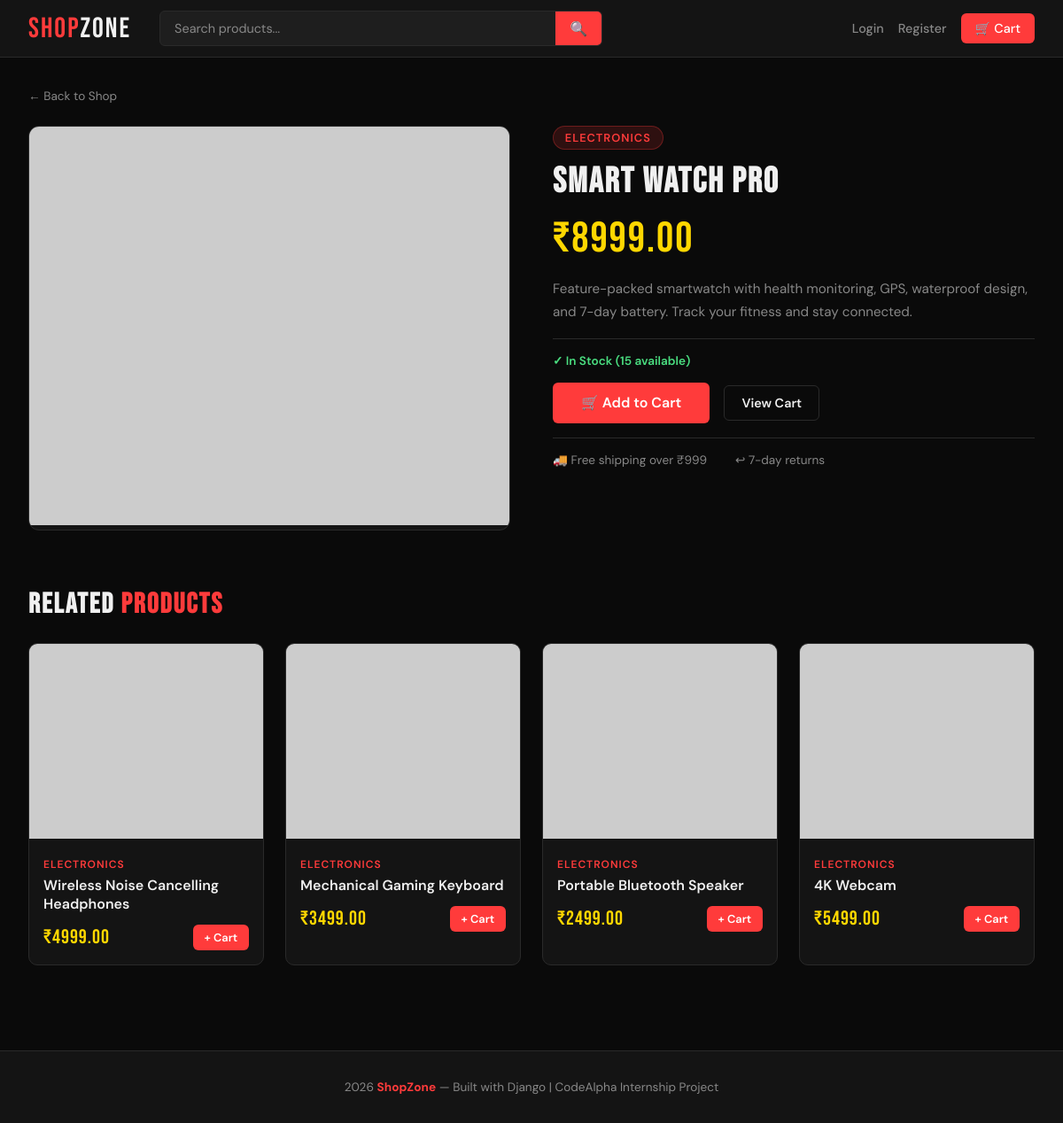
Screenshot of /product/2/ with the database file from the repository.
### store/models.py (models this page shows, shortened)
class Product(models.Model):
    name = models.CharField(max_length=200)
    category = models.ForeignKey(Category, on_delete=models.CASCADE, related_name='products')
    description = models.TextField()
    price = models.DecimalField(max_digits=10, decimal_places=2)
    image_url = models.URLField(max_length=500, blank=True, default='')
    stock = models.PositiveIntegerField(default=10)
    created_at = models.DateTimeField(auto_now_add=True)
    is_featured = models.BooleanField(default=False)

class Category(models.Model):
    name = models.CharField(max_length=100)
    slug = models.SlugField(unique=True)
    class Meta:
        verbose_name_plural = "Categories"

### store/views.py (the view)
# urls.py: path('product/<int:pk>/', views.product_detail, name='product_detail'),
def product_detail(request, pk):
    product = get_object_or_404(Product, pk=pk)
    related = Product.objects.filter(category=product.category).exclude(pk=pk)[:4]
    return render(request, 'store/product_detail.html', {
        'product': product,
        'related': related,
    })

### store/templates/store/product_detail.html (shortened to what this page needs)
{% extends 'store/base.html' %}
{% block content %}
<div style="margin-bottom:1.5rem;">
    <a href="/" style="color:var(--muted);text-decoration:none;font-size:0.85rem;">← Back to Shop</a>
</div>
<div class="product-detail">
    <div class="product-img-wrap">
        <img src="{{ product.image_url }}" alt="{{ product.name }}"
             onerror="this.src='https://via.placeholder.com/600x450/1E1E1E/FF3B3B?text={{ product.name|urlencode }}'">
    </div>
    <div class="product-info">
        <div>
            <span class="product-category-tag">{{ product.category.name }}</span>
        </div>
        <h1 class="product-title">{{ product.name }}</h1>
        <div class="product-price">₹{{ product.price }}</div>
        <p class="product-desc">{{ product.description }}</p>
        <div class="divider"></div>
        {% if product.stock > 0 %}
            {% if product.stock > 5 %}
                <div class="stock-badge in-stock">✓ In Stock ({{ product.stock }} available)</div>
            {% else %}
                <div class="stock-badge low-stock">⚠ Only {{ product.stock }} left!</div>
            {% endif %}
            <form method="POST" action="/cart/add/{{ product.pk }}/">
                <div style="display:flex;gap:1rem;align-items:center;flex-wrap:wrap;">
                    <button type="submit" class="btn btn-primary" style="font-size:1rem;padding:0.8rem 2rem;">
                        🛒 Add to Cart
                    </button>
                    <a href="/cart/" class="btn btn-outline">View Cart</a>
                </div>
            </form>
        {% else %}
            <div class="stock-badge out-of-stock">✕ Out of Stock</div>
        {% endif %}
        <div class="divider"></div>
        <div style="display:flex;gap:2rem;font-size:0.85rem;color:var(--muted);">
            <div>🚚 Free shipping over ₹999</div>
            <div>↩ 7-day returns</div>
        </div>
    </div>
</div>
{% if related %}
<div>
    <h2 class="section-heading">RELATED <span>PRODUCTS</span></h2>
    <div class="products-grid">
        {% for p in related %}
        <div class="product-card">
            <a href="/product/{{ p.pk }}/">
                <img src="{{ p.image_url }}" alt="{{ p.name }}"
                     onerror="this.src='https://via.placeholder.com/400x300/1E1E1E/FF3B3B?text={{ p.name|urlencode }}'">
            </a>
            <div class="product-card-body">
                <div class="product-card-category">{{ p.category.name }}</div>
                <a href="/product/{{ p.pk }}/" class="product-card-name">{{ p.name }}</a>
                <div class="product-card-footer">
                    <div class="product-card-price">₹{{ p.price }}</div>
                    <form method="POST" action="/cart/add/{{ p.pk }}/">
                        <button type="submit" class="btn btn-primary" style="padding:0.4rem 0.8rem;font-size:0.8rem;">+ Cart</button>
                    </form>
                </div>
            </div>
        </div>
        {% endfor %}
    </div>
</div>
{% endif %}
{% endblock %}

### store/templates/store/base.html (style rules this page uses)
*, *::before, *::after { margin: 0; padding: 0; box-sizing: border-box; }
:root { --primary: #FF3B3B; --primary-dark: #CC0000; --bg: #0A0A0A; --surface: #141414; --surface2: #1E1E1E; --border: #2A2A2A; --text: #F0F0F0; --muted: #888; --accent: #FFD700; }
body { font-family: 'DM Sans', sans-serif; background: var(--bg); color: var(--text); min-height: 100vh; }
.btn { display: inline-flex; align-items: center; gap: 0.4rem; padding: 0.6rem 1.2rem; border-radius: 6px; font-family: 'DM Sans', sans-serif; font-size: 0.9rem; font-weight: 600; cursor: pointer; border: none; text-decoration: none; transition: all 0.2s; }
.btn-primary { background: var(--primary); color: white; }
.btn-outline { background: transparent; color: var(--text); border: 1px solid var(--border); }
.products-grid { display: grid; grid-template-columns: repeat(auto-fill, minmax(240px, 1fr)); gap: 1.5rem; }
.product-card { background: var(--surface); border: 1px solid var(--border); border-radius: 10px; overflow: hidden; transition: transform 0.2s, border-color 0.2s; }
.product-card img { width: 100%; height: 220px; object-fit: cover; }
.product-card-body { padding: 1rem; }
.product-card-category { font-size: 0.75rem; color: var(--primary); text-transform: uppercase; letter-spacing: 1px; font-weight: 600; }
.product-card-name { font-size: 1rem; font-weight: 600; margin: 0.3rem 0; color: var(--text); text-decoration: none; display: block; }
.product-card-price { font-family: 'Bebas Neue', sans-serif; font-size: 1.4rem; color: var(--accent); letter-spacing: 1px; }
.product-card-footer { display: flex; align-items: center; justify-content: space-between; margin-top: 0.8rem; }
.section-heading { font-family: 'Bebas Neue', sans-serif; font-size: 2rem; letter-spacing: 2px; color: var(--text); margin-bottom: 1.5rem; }
.section-heading span { color: var(--primary); }

### store/templates/store/product_detail.html (style rules this page uses)
.product-detail { display: grid; grid-template-columns: 1fr 1fr; gap: 3rem; margin-bottom: 4rem; }
.product-img-wrap { border-radius: 12px; overflow: hidden; border: 1px solid var(--border); background: var(--surface); }
.product-img-wrap img { width: 100%; height: 450px; object-fit: cover; }
.product-info { display: flex; flex-direction: column; gap: 1rem; }
.product-category-tag { display: inline-block; background: rgba(255,59,59,0.15); border: 1px solid rgba(255,59,59,0.3); color: var(--primary); padding: 0.25rem 0.8rem; border-radius: 20px; font-size: 0.8rem; text-transform: uppercase; letter-spacing: 1px; font-weight: 600; }
.product-title { font-family: 'Bebas Neue', sans-serif; font-size: 2.5rem; letter-spacing: 2px; line-height: 1; }
.product-price { font-family: 'Bebas Neue', sans-serif; font-size: 3rem; color: var(--accent); letter-spacing: 2px; }
.product-desc { color: var(--muted); line-height: 1.7; font-size: 0.95rem; }
.stock-badge { display: inline-flex; align-items: center; gap: 0.4rem; font-size: 0.85rem; font-weight: 600; }
.in-stock { color: #4ade80; }
.divider { height: 1px; background: var(--border); }

### rows the page displays
Product: category.name "ELECTRONICS", name "Smart Watch Pro", price "8999.00", description "Feature-packed smartwatch with health monitoring, GPS, waterproof design, and 7-day battery. Track your fitness and stay connected.", stock "15"
Product: category.name "ELECTRONICS", name "Wireless Noise Cancelling Headphones", price "4999.00"
Product: category.name "ELECTRONICS", name "Mechanical Gaming Keyboard", price "3499.00"
Product: category.name "ELECTRONICS", name "Portable Bluetooth Speaker", price "2499.00"
Product: category.name "ELECTRONICS", name "4K Webcam", price "5499.00"
